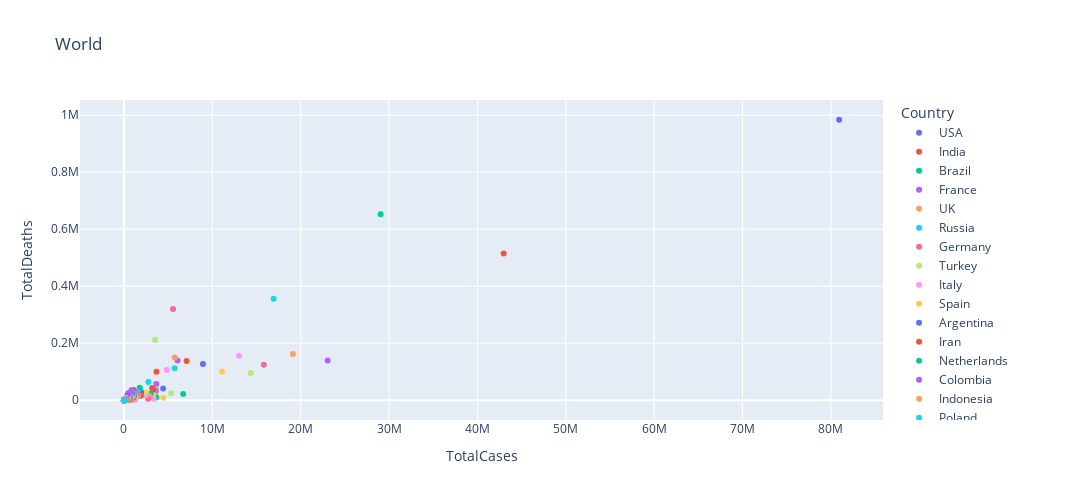

The cell this chart's notebook holds for it:
### Markdown cell above
Scatterplot để trực quan về mối quan hệ của hai cặp thông số:
- Tổng nhiễm / Tổng chết trên toàn thế giới.
- Ca nhiễm / ca chết trong 7 ngày gần đây / 1 triệu dân trên toàn thế giới.

### Code cell
scatterplot_df_day = df_covid_yesterday[['Country','TotalCases','TotalDeaths']]
fig = px.scatter(scatterplot_df_day, x='TotalCases', y='TotalDeaths',color='Country',title='World')
fig.update_layout(height=500, width=1200)
fig.show()
